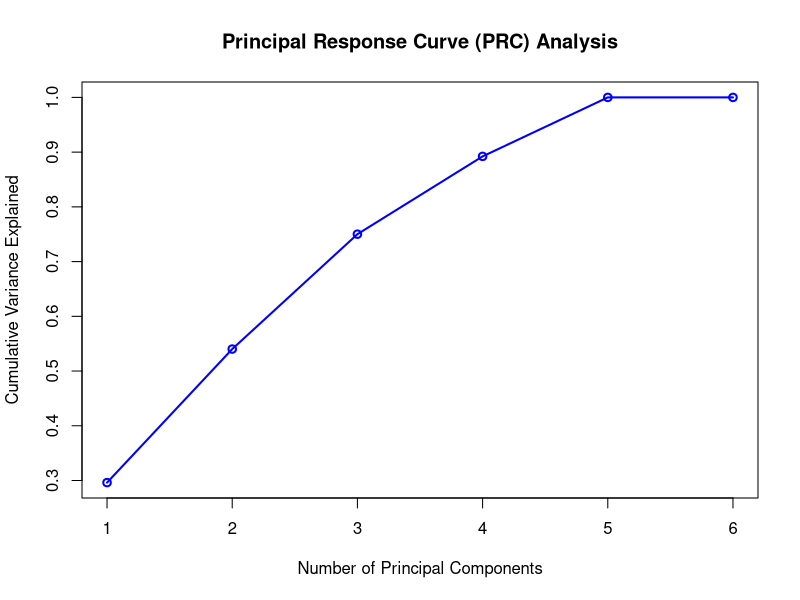

This figure's R source:
# Load required libraries


library(tidyverse)
library(cowplot) # If not installed, install with install.packages("cowplot")

# Read data from CSV
df <- read.csv('prc_data.csv')

# Perform Principal Response Curve (PRC) analysis
# Standardize the data
scaled_data <- scale(df %>%
                       pivot_wider(names_from = c("Week", "Treatment"), 
                                   values_from = "Response", 
                                   values_fill = 0) %>%
                       select(-Organism))  # Exclude non-numeric column

# Apply PCA
pca_result <- prcomp(scaled_data)

# Visualize the results
cumulative_variance <- cumsum(pca_result$sdev^2) / sum(pca_result$sdev^2)

# Plot
options(repr.plot.width=12, repr.plot.height=6)
plot(cumulative_variance, type='o', main='Principal Response Curve (PRC) Analysis',
     xlab='Number of Principal Components', ylab='Cumulative Variance Explained',
     col='blue', lwd=2)
grid(TRUE)
